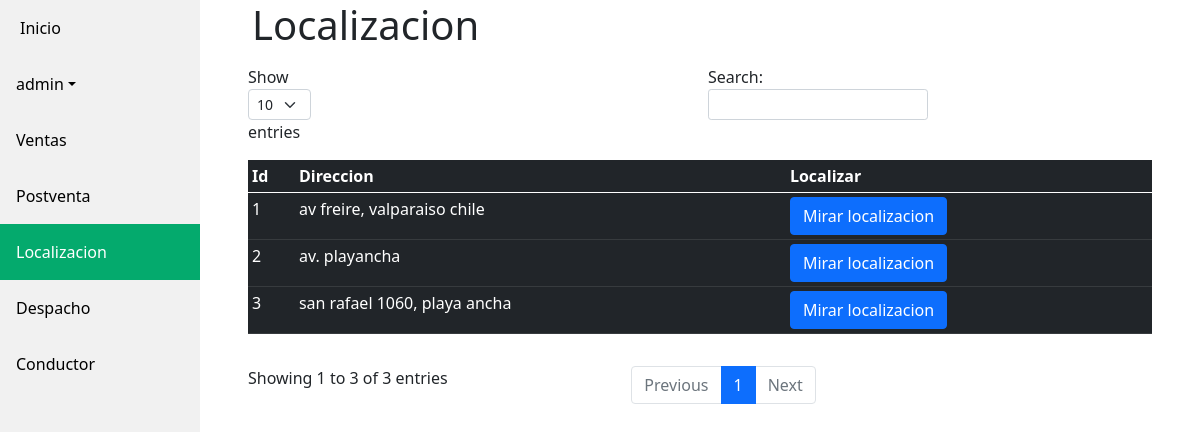
The page /localizacion/ (signed in) on the database its author committed.
### Crud/models.py (models this page shows, shortened)
class Direccion(models.Model):
    direccion = models.CharField(max_length=200)
    lat = models.CharField(max_length=100, blank=True, null=True)
    long = models.CharField(max_length=100, blank=True, null=True)

### ServicioWeb/views.py (the view)
# urls.py: path('localizacion/', views.localizacion, name = 'localizacion'),
def localizacion(request):
    direccion = Direccion.objects.all()
    context = {
        'direccion':direccion,
        'titulo': 'Localizacion',
    }
    return render(request, 'web/localizacion.html', context)

### ServicioWeb/templates/web/localizacion.html (shortened to what this page needs)
{% extends "base_generic.html" %}
{% block content %}
<div class="container-fluid">
    <div class="container">
        <div class="container">
            <h1>Localizacion</h1>
            <div class="table">
                <table id="localizacion" class="table table-sm table-dark">
                    <thead>
                        <tr>
                            <th>Id</th>
                            <th>Direccion</th>
                            <th>Localizar</th>
                        </tr>
                    </thead>
                    <tbody style="text-align: justify;">
                        {% for direccion in direccion %}
                        <tr>
                            <td>{{ direccion.id }}</td>
                            <td>{{ direccion.direccion }}</td>
                            <td><a href="{% url 'ServicioWeb:view_localizacion' direccion.id %}" class="btn btn-primary">Mirar localizacion</a></td>
                        </tr>
                        {% endfor %}
                    </tbody>
                </table>
            </div>
        </div>
    </div>
    {% endblock %}

### ServicioWeb/templates/base_generic.html (shortened to what this page needs)
<!DOCTYPE html>
<html lang="en">
<head>
    {% load static %}
    <link rel="stylesheet" href="{% static 'css/styles.css' %}">
    <link rel="stylesheet" href="{% static 'css/bootstrap.min.css' %}">
    <link rel="stylesheet" href="https://cdn.jsdelivr.net/npm/bootstrap-icons@1.4.1/font/bootstrap-icons.css">
</head>
<body>
    <div class="sidebar">
        {% if titulo == 'index' %}
        <span class="d-block d-sm-none"><a class="active" href="{% url 'ServicioWeb:index' %}">Inicio</a></span>
        <span class="d-none d-sm-block d-sm-inline mx-1"><a class="active" href="{% url 'ServicioWeb:index' %}">Inicio</a></span>
        {% else %}
        <span class="d-none d-sm-block d-sm-inline mx-1"><a class="" href="{% url 'ServicioWeb:index' %}">Inicio</a></span>
        {% endif %}
        {% if user.is_anonymous %}
            {% if titulo == 'Login' %}
            <span class="d-block d-sm-none"><a class="active" href="/login">Iniciar Sesion</a></span>
            <span class="d-none d-sm-block d-sm-inline mx-1"><a class="active" href="/login">Iniciar Sesion</a></span>
            {% else %}
            <span class="d-block d-sm-none"><a class="" href="/login">Iniciar Sesion</a></span>
            <span class="d-none d-sm-block d-sm-inline mx-1"><a class="" href="/login">Iniciar Sesion</a></span>
            {% endif %}
        {% else %}
            <a class="nav-link dropdown-toggle" href="#" id="navbardrop" data-toggle="dropdown">{{user.username}}</a>
            {% if titulo == 'Ventas' %}
            <a class="active" href="{% url 'ServicioWeb:ventas' %}">Ventas</a>
            {% else %}
            <a class="" href="{% url 'ServicioWeb:ventas' %}">Ventas</a>
            {% endif %}
            {% if titulo == 'Postventa' %}
            <a class="active" href="{% url 'ServicioWeb:postventa' %}">Postventa</a>
            {% else %}
            <a class="" href="{% url 'ServicioWeb:postventa' %}">Postventa</a>
            {% endif %}
            {% if titulo == 'Localizacion' %}
            <a class="active" href="{% url 'ServicioWeb:localizacion' %}">Localizacion</a>
            {% else %}
            <a class="" href="{% url 'ServicioWeb:localizacion' %}">Localizacion</a>
            {% endif %}
            {% if titulo == 'Despacho' %}
            <a class="active" href="{% url 'ServicioWeb:despacho' %}">Despacho</a>
            {% else %}
            <a class="" href="{% url 'ServicioWeb:despacho' %}">Despacho</a>
            {% endif %}
            {% if titulo == 'Conductor' %}
            <a class="active" href="{% url 'ServicioWeb:lista' %}">Conductor</a>
            {% else %}
            <a href="{% url 'ServicioWeb:lista' %}">Conductor</a>
            {% endif %}
        {% endif %}
    </div>
    <div class="content">
        {% block content %}
        {% endblock %}
    </div>
</body>
</html>

### ServicioWeb/static/css/styles.css (style rules this page uses)
body { margin: 0; padding: 0; background-color: #17a2b8; height: 100vh; }
body { margin: 0; font-family: "Lato", sans-serif; }
.sidebar { margin: 0; padding: 0; width: 200px; background-color: #f1f1f1; position: fixed; height: 100%; overflow: auto; }
.sidebar a { display: block; color: black; padding: 16px; text-decoration: none; }
.sidebar a.active { background-color: #04AA6D; color: white; }
div.content { margin-left: 200px; padding: 1px 16px; height: 1000px; }

### rows shown on the page
Direccion: id "1", direccion "av freire, valparaiso chile"
Direccion: id "2", direccion "av. playancha"
Direccion: id "3", direccion "san rafael 1060, playa ancha"

### other values the page prints
{{ user.username }} "admin"
